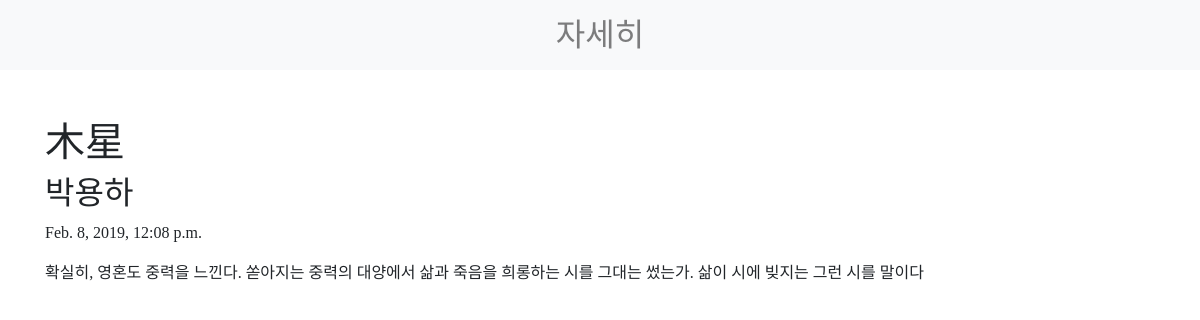
The page /blog/1 on the database its author committed.
### blog/models.py (models this page shows, shortened)
class Blog(models.Model):
    title = models.CharField(max_length=200)
    sub_title = models.CharField(max_length=200)
    pub_date = models.DateTimeField('date published')
    body = models.TextField()

### blog/views.py (the view)
# urls.py: path('blog/<int:blog_id>', blog.views.detail, name="detail"),
def detail(request, blog_id):
    blog_detail = get_object_or_404(Blog, pk=blog_id)
    return render(request, 'detail.html', {'blog':blog_detail})

### blog/templates/detail.html (shortened to what this page needs)
<head>
    <link rel="stylesheet" href="https://stackpath.bootstrapcdn.com/bootstrap/4.2.1/css/bootstrap.min.css">
</head>
<nav class="navbar navbar-light bg-light">
    <div class="container-fluid">
        <span class="navbar-text mx-auto">
            <h2 style="margin:0">자세히</h2>
        </span>
    </div>
</nav>
<div class="container mt-5">
    <h1>{{blog.title}}</h1>
    <h2>{{blog.sub_title}}</h2>
    <p>{{blog.pub_date}}</p>
    <p>{{blog.body}}</p>
</div>

### blog/templates/detail.html (style rules this page uses)
h2,h3,h4,h5,h6,p { font-family: 'Nanum Pen Script' }

### rows shown on the page
Blog: title "木星", sub_title "박용하", pub_date "Feb. 8, 2019, 12:08 p.m.", body "확실히, 영혼도 중력을 느낀다. 쏟아지는 중력의 대양에서 삶과 죽음을 희롱하는 시를 그대는 썼는가. 삶이 시에 빚지는 그런 시를 말이다"
